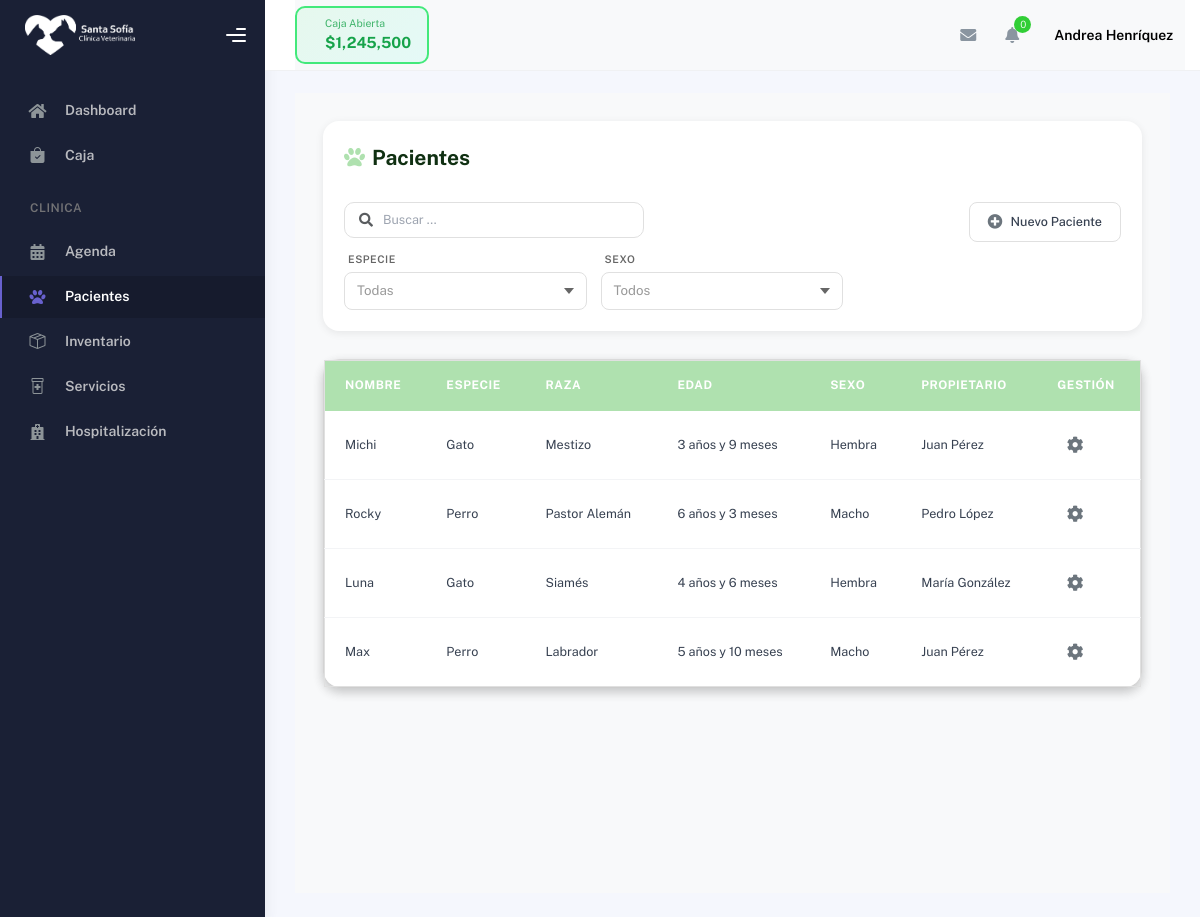
Page /pacientes/ (signed in) on the committed database.
### cuentas/models.py (models this page shows, shortened)
class CustomUser(AbstractBaseUser, PermissionsMixin):
    ROLES = [
        ('administracion', 'Administración'),
        ('veterinario', 'Veterinario'),
        ('recepcion', 'Recepción'),
    ]
    rut = models.CharField(max_length=12, unique=True, verbose_name="RUT")
    username = models.CharField(max_length=20, unique=True, editable=False)
    nombre = models.CharField(max_length=50)
    apellido = models.CharField(max_length=50)
    correo = models.EmailField(unique=True)
    telefono = models.CharField(max_length=20, blank=True, null=True)
    direccion = models.CharField(max_length=255, blank=True, null=True)
    tipo_contrato = models.CharField(max_length=50, blank=True, null=True)
    rol = models.CharField(max_length=20, choices=ROLES, default='recepcion', verbose_name="Rol")
    is_staff = models.BooleanField(default=False)
    is_active = models.BooleanField(default=True)
    date_joined = models.DateTimeField(default=timezone.now)
    objects = CustomUserManager()
    USERNAME_FIELD = 'rut'
    REQUIRED_FIELDS = ['correo', 'nombre', 'apellido']
    def get_rol_display_custom(self):
        if self.is_staff and self.is_superuser:
            return 'Administración'
        return self.get_rol_display()

### pacientes/models.py (models this page shows, shortened)
class Paciente(models.Model):
    SEXO_CHOICES = [
        ('M', 'Macho'),
        ('H', 'Hembra'),
    ]
    nombre = models.CharField(max_length=100)
    especie = models.CharField(max_length=50)
    raza = models.CharField(max_length=100, blank=True, null=True)
    sexo = models.CharField(max_length=1, choices=SEXO_CHOICES)
    color = models.CharField(max_length=50, blank=True, null=True)
    microchip = models.CharField(max_length=50, blank=True, null=True)
    fecha_nacimiento = models.DateField(null=True, blank=True, verbose_name="Fecha de nacimiento")
    edad_anos = models.IntegerField(null=True, blank=True, verbose_name="Edad en años")
    edad_meses = models.IntegerField(null=True, blank=True, verbose_name="Edad en meses")
    ultimo_peso = models.DecimalField(max_digits=5, decimal_places=2, blank=True, null=True)
    observaciones = models.TextField(blank=True, null=True)
    propietario = models.ForeignKey('Propietario', on_delete=models.CASCADE, related_name='pacientes')
    activo = models.BooleanField(default=True)
    fecha_registro = models.DateTimeField(auto_now_add=True)
    fecha_ultima_modificacion = models.DateTimeField(auto_now=True)
    fecha_ultimo_control = models.DateField(blank=True, null=True)
    class Meta:
        verbose_name = "Paciente"
        verbose_name_plural = "Pacientes"
        ordering = ['-fecha_registro']
    @property
    def edad_formateada(self):
        if self.fecha_nacimiento:
            hoy = date.today()
            edad = relativedelta(hoy, self.fecha_nacimiento)
            if edad.years == 0 and edad.months == 0:
                dias = (hoy - self.fecha_nacimiento).days
                return f"{dias} día{'s' if dias != 1 else ''}"
            elif edad.years == 0:
                if edad.days > 0:
                    return f"{edad.months} mes{'es' if edad.months != 1 else ''} y {edad.days} día{'s' if edad.days != 1 else ''}"
                return f"{edad.months} mes{'es' if edad.months != 1 else ''}"
            else:
                if edad.months > 0:
                    return f"{edad.years} año{'s' if edad.years != 1 else ''} y {edad.months} mes{'es' if edad.months != 1 else ''}"
                return f"{edad.years} año{'s' if edad.years != 1 else ''}"
        return "No especificada"

class Propietario(models.Model):
    nombre = models.CharField(max_length=100)
    apellido = models.CharField(max_length=100)
    telefono = models.CharField(max_length=20, blank=True, null=True)
    email = models.EmailField(blank=True, null=True)
    direccion = models.TextField(blank=True, null=True)
    fecha_registro = models.DateTimeField(auto_now_add=True)
    class Meta:
        verbose_name = "Propietario"
        verbose_name_plural = "Propietarios"
        ordering = ['apellido', 'nombre']
    @property
    def nombre_completo(self):
        return f"{self.nombre} {self.apellido}".strip()

### pacientes/views.py (the view)
# urls.py: path('', views.pacientes_view, name='pacientes'),
@login_required
def pacientes_view(request):
    pacientes = Paciente.objects.select_related('propietario').filter(activo=True).order_by('-fecha_registro')
    context = {'pacientes': pacientes}
    return render(request, 'pacientes/pacientes.html', context)

### pacientes/templates/pacientes/pacientes.html (shortened to what this page needs)
{% extends "partials/base_table.html" %}
{% load static %}
{% block styles %}
<link rel="stylesheet" href="{% static 'css/base/tables_base.css' %}?v=4" type="text/css" media="all">
{% endblock %}
{% block table_title %}
<i class="fas fa-paw"></i> Pacientes
{% endblock %}
{% block table_filters %}
<div class="filter-group">
    <div class="vet-custom-select-wrapper">
        <span class="tag_select">Especie</span>
        <div class="vet-custom-select">
            <span class="vet-selected-value placeholder">Todas</span>
            <div class="vet-arrow"></div>
        </div>
    </div>
    <div class="vet-custom-select-wrapper">
        <span class="tag_select">Sexo</span>
        <div class="vet-custom-select">
            <span class="vet-selected-value placeholder">Todos</span>
            <div class="vet-arrow"></div>
        </div>
    </div>
</div>
{% endblock %}
{% block table_buttons %}
<button type="button" onclick="abrirModalNuevoPaciente()">
    <i class="fas fa-plus-circle"></i> Nuevo Paciente
</button>
{% endblock %}
{% block table_columns %}
<th>Nombre</th>
<th>Especie</th>
<th>Raza</th>
<th>Edad</th>
<th>Sexo</th>
<th>Propietario</th>
<th>Gestión</th>
{% endblock %}
{% block table_rows %}
{% for paciente in pacientes %}
<tr data-especie="{{ paciente.especie|lower }}" data-sexo="{{ paciente.sexo|lower }}">
    <td>{{ paciente.nombre }}</td>
    <td>{{ paciente.get_especie_display|default:paciente.especie|capfirst }}</td>
    <td>{{ paciente.raza|default:"-" }}</td>
    <td>{{ paciente.edad_formateada }}</td>
    <td>{{ paciente.get_sexo_display|default:paciente.sexo|capfirst }}</td>
    <td>{{ paciente.propietario.nombre_completo|default:"-" }}</td>
    <td>
        <div class="manage-wheel">
            <button type="button" onclick="toggleWheel(this)">
                <i class="fas fa-cog"></i>
            </button>
        </div>
    </td>
</tr>
{% empty %}
<tr>
    <td colspan="7" style="text-align: center; padding: 2rem;">
        <p style="margin-top: 1rem; color: #666;">No hay pacientes registrados</p>
    </td>
</tr>
{% endfor %}
{% endblock %}

### templates/partials/topbar.html (shortened to what this page needs)
{% load static %}
<div class="main-header">
    <nav class="navbar navbar-header navbar-header-transparent navbar-expand-lg border-bottom">
        <div class="container-fluid">
            <nav class="navbar navbar-header-left navbar-expand-lg p-0 d-none d-lg-flex">
                <div class="cash-status-btn open" id="cashStatusBtn" onclick="toggleCashRegister()">
                    <div class="status-info">
                        <h6 id="cashStatusLabel">Caja Abierta</h6>
                        <div class="amount" id="cashAmount">$1,245,500</div>
                    </div>
                </div>
            </nav>
            <ul class="navbar-nav topbar-nav ms-md-auto align-items-center">
                <li class="nav-item topbar-icon dropdown hidden-caret">
                    <a class="nav-link dropdown-toggle" href="#" id="messageDropdown" role="button"
                        data-bs-toggle="dropdown" aria-haspopup="true" aria-expanded="false">
                        <i class="fa fa-envelope"></i>
                    </a>
                </li>
                <li class="nav-item topbar-icon dropdown hidden-caret">
                    <a class="nav-link dropdown-toggle" href="#" id="notifDropdown" role="button"
                        data-bs-toggle="dropdown" aria-haspopup="true" aria-expanded="false">
                        <i class="fa fa-bell"></i>
                        <span class="notification">0</span>
                    </a>
                </li>
                <li class="nav-item topbar-user dropdown hidden-caret">
                    <a class="dropdown-toggle profile-pic" data-bs-toggle="dropdown" href="#" aria-expanded="false">
                        <span class="profile-username">
                            <span class="fw-bold">{{ user.nombre }} {{ user.apellido }}</span>
                        </span>
                    </a>
                </li>
            </ul>
        </div>
    </nav>
</div>

### static/css/dashboard_style.css (style rules this page uses)
:root { --primary-color: #afe1af; --primary-hover: #89c57c; --text-dark: #103012; }

### static/css/base/vet-custom.css (style rules this page uses)
:root { --primary-color: #1e88e5; --primary-hover: #1565c0; --danger-color: #e53935; --danger-hover: #c62828; --success-color: #43a047; --success-hover: #2e7d32; --text-dark: #212121; --text-light: #757575; --bg-light: #f5f5f5; --border-color: #e0e0e0; }

### static/css/base/modals_base.css (style rules this page uses)
:root { --primary-color: #afe1af; --primary-hover: #89c57c; --text-dark: #103012; --bg-light: #f8f9fa; --border-color: #e0e0e0; --shadow-sm: 0 2px 8px rgba(0, 0, 0, 0.08); --shadow-md: 0 4px 12px rgba(0, 0, 0, 0.12); --grey: #afafaf; --grey-hover: #a8a8a8; --z-sidebar: 200; --z-navbar: 100; --z-modal-backdrop: 999998; --z-modal: 999999; }
.navbar, .header, .main-header, .topbar { z-index: 100 !important; }

### templates/partials/topbar.html (style rules this page uses)
.main-header { z-index: 10!important; }
.navbar-header-left .cash-status-btn { margin: 0; }
.cash-status-btn { display: flex; align-items: center; gap: 12px; padding: 8px 16px; border-radius: 10px; border: 2px solid; font-weight: 600; transition: all 0.3s ease; cursor: pointer; }
.cash-status-btn.open { background: linear-gradient(135deg, rgba(67, 233, 123, 0.1) 0%, rgba(56, 249, 215, 0.1) 100%); border-color: #43e97b; color: #16a34a; }
.cash-status-btn .status-info h6 { margin: 0; font-size: 0.75rem; opacity: 0.8; }
.cash-status-btn .status-info .amount { margin: 0; font-size: 1.1rem; font-weight: 700; }

### rows in the picture
CustomUser: nombre "Andrea", apellido "Henríquez"
Paciente: nombre "Michi", especie "Gato", raza "Mestizo", edad_formateada "3 años y 9 meses", sexo "Hembra", propietario.nombre_completo "Juan Pérez"
Paciente: nombre "Rocky", especie "Perro", raza "Pastor Alemán", edad_formateada "6 años y 3 meses", sexo "Macho", propietario.nombre_completo "Pedro López"
Paciente: nombre "Luna", especie "Gato", raza "Siamés", edad_formateada "4 años y 6 meses", sexo "Hembra", propietario.nombre_completo "María González"
Paciente: nombre "Max", especie "Perro", raza "Labrador", edad_formateada "5 años y 10 meses", sexo "Macho", propietario.nombre_completo "Juan Pérez"
